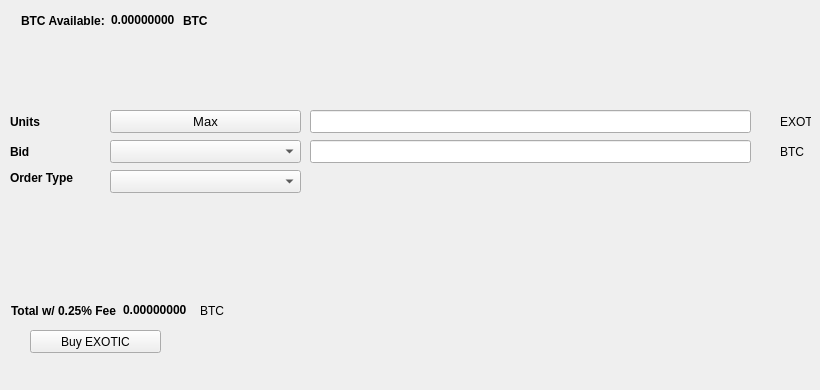
   <widget class="QWidget" name="BuyTab">
    <attribute name="title">
     <string>Buy</string>
    </attribute>
    <widget class="QPushButton" name="BuyEXOTIC">
     <property name="geometry">
      <rect>
       <x>30</x>
       <y>330</y>
       <width>131</width>
       <height>23</height>
      </rect>
     </property>
     <property name="text">
      <string>Buy EXOTIC</string>
     </property>
     <property name="icon">
      <iconset resource="../exotic.qrc">
       <normaloff>:/icons/bitcoin</normaloff>:/icons/bitcoin</iconset>
     </property>
    </widget>
    <widget class="QLabel" name="label_3">
     <property name="geometry">
      <rect>
       <x>10</x>
       <y>110</y>
       <width>46</width>
       <height>23</height>
      </rect>
     </property>
     <property name="font">
      <font>
       <weight>75</weight>
       <bold>true</bold>
      </font>
     </property>
     <property name="text">
      <string>Units</string>
     </property>
    </widget>
    <widget class="QLineEdit" name="UnitsInput">
     <property name="geometry">
      <rect>
       <x>310</x>
       <y>110</y>
       <width>441</width>
       <height>23</height>
      </rect>
     </property>
     <property name="font">
      <font>
       <pointsize>9</pointsize>
       <weight>75</weight>
       <bold>true</bold>
      </font>
     </property>
    </widget>
    <widget class="QLineEdit" name="BuyBidPriceEdit">
     <property name="geometry">
      <rect>
       <x>310</x>
       <y>140</y>
       <width>441</width>
       <height>23</height>
      </rect>
     </property>
     <property name="font">
      <font>
       <pointsize>9</pointsize>
       <weight>75</weight>
       <bold>true</bold>
      </font>
     </property>
    </widget>
    <widget class="QLabel" name="label_4">
     <property name="geometry">
      <rect>
       <x>780</x>
       <y>110</y>
       <width>31</width>
       <height>23</height>
      </rect>
     </property>
     <property name="text">
      <string>EXOTIC</string>
     </property>
    </widget>
    <widget class="QLabel" name="label_5">
     <property name="geometry">
      <rect>
       <x>780</x>
       <y>140</y>
       <width>31</width>
       <height>23</height>
      </rect>
     </property>
     <property name="text">
      <string>BTC</string>
     </property>
    </widget>
    <widget class="QLabel" name="label_6">
     <property name="geometry">
      <rect>
       <x>10</x>
       <y>140</y>
       <width>46</width>
       <height>23</height>
      </rect>
     </property>
     <property name="font">
      <font>
       <weight>75</weight>
       <bold>true</bold>
      </font>
     </property>
     <property name="text">
      <string>Bid</string>
     </property>
    </widget>
    <widget class="QLabel" name="label_7">
     <property name="geometry">
      <rect>
       <x>10</x>
       <y>170</y>
       <width>91</width>
       <height>16</height>
      </rect>
     </property>
     <property name="font">
      <font>
       <weight>75</weight>
       <bold>true</bold>
      </font>
     </property>
     <property name="text">
      <string>Order Type</string>
     </property>
    </widget>
    <widget class="QPushButton" name="Buy_Max_Amount">
     <property name="geometry">
      <rect>
       <x>110</x>
       <y>110</y>
       <width>191</width>
       <height>23</height>
      </rect>
     </property>
     <property name="font">
      <font>
       <pointsize>10</pointsize>
      </font>
     </property>
     <property name="text">
      <string>Max</string>
     </property>
    </widget>
    <widget class="QComboBox" name="BuyBidcomboBox">
     <property name="geometry">
      <rect>
       <x>110</x>
       <y>140</y>
       <width>191</width>
       <height>23</height>
      </rect>
     </property>
     <property name="font">
      <font>
       <pointsize>10</pointsize>
      </font>
     </property>
    </widget>
    <widget class="QComboBox" name="buyOrdertypeCombo">
     <property name="geometry">
      <rect>
       <x>110</x>
       <y>170</y>
       <width>191</width>
       <height>23</height>
      </rect>
     </property>
     <property name="font">
      <font>
       <pointsize>10</pointsize>
      </font>
     </property>
    </widget>
    <widget class="QWidget" name="layoutWidget1">
     <property name="geometry">
      <rect>
       <x>21</x>
       <y>11</y>
       <width>227</width>
       <height>19</height>
      </rect>
     </property>
     <layout class="QHBoxLayout" name="horizontalLayout_3">
      <item>
       <widget class="QLabel" name="label232">
        <property name="font">
         <font>
          <weight>75</weight>
          <bold>true</bold>
         </font>
        </property>
        <property name="text">
         <string>BTC Available:</string>
        </property>
       </widget>
      </item>
      <item>
       <widget class="QLabel" name="BtcAvailableLbl">
        <property name="palette">
         <palette>
          <active>
           <colorrole role="WindowText">
            <brush brushstyle="SolidPattern">
             <color alpha="255">
              <red>0</red>
              <green>0</green>
              <blue>0</blue>
             </color>
            </brush>
           </colorrole>
           <colorrole role="Button">
            <brush brushstyle="SolidPattern">
             <color alpha="255">
              <red>0</red>
              <green>170</green>
              <blue>0</blue>
             </color>
            </brush>
           </colorrole>
           <colorrole role="Light">
            <brush brushstyle="SolidPattern">
             <color alpha="255">
              <red>0</red>
              <green>255</green>
              <blue>0</blue>
             </color>
            </brush>
           </colorrole>
           <colorrole role="Midlight">
            <brush brushstyle="SolidPattern">
             <color alpha="255">
              <red>0</red>
              <green>212</green>
              <blue>0</blue>
             </color>
            </brush>
           </colorrole>
           <colorrole role="Dark">
            <brush brushstyle="SolidPattern">
             <color alpha="255">
              <red>0</red>
              <green>85</green>
              <blue>0</blue>
             </color>
            </brush>
           </colorrole>
           <colorrole role="Mid">
            <brush brushstyle="SolidPattern">
             <color alpha="255">
              <red>0</red>
              <green>113</green>
              <blue>0</blue>
             </color>
            </brush>
           </colorrole>
           <colorrole role="Text">
            <brush brushstyle="SolidPattern">
             <color alpha="255">
              <red>0</red>
              <green>170</green>
              <blue>0</blue>
             </color>
            </brush>
           </colorrole>
           <colorrole role="BrightText">
            <brush brushstyle="SolidPattern">
             <color alpha="255">
              <red>255</red>
              <green>255</green>
              <blue>255</blue>
             </color>
            </brush>
           </colorrole>
           <colorrole role="ButtonText">
            <brush brushstyle="SolidPattern">
             <color alpha="255">
              <red>0</red>
              <green>0</green>
              <blue>0</blue>
             </color>
            </brush>
           </colorrole>
           <colorrole role="Base">
            <brush brushstyle="SolidPattern">
             <color alpha="255">
              <red>255</red>
              <green>255</green>
              <blue>255</blue>
             </color>
            </brush>
           </colorrole>
           <colorrole role="Window">
            <brush brushstyle="SolidPattern">
             <color alpha="255">
              <red>0</red>
              <green>170</green>
              <blue>0</blue>
             </color>
            </brush>
           </colorrole>
           <colorrole role="Shadow">
            <brush brushstyle="SolidPattern">
             <color alpha="255">
              <red>0</red>
              <green>0</green>
              <blue>0</blue>
             </color>
            </brush>
           </colorrole>
           <colorrole role="AlternateBase">
            <brush brushstyle="SolidPattern">
             <color alpha="255">
              <red>127</red>
              <green>212</green>
              <blue>127</blue>
             </color>
            </brush>
           </colorrole>
           <colorrole role="ToolTipBase">
            <brush brushstyle="SolidPattern">
             <color alpha="255">
              <red>255</red>
              <green>255</green>
              <blue>220</blue>
             </color>
            </brush>
           </colorrole>
           <colorrole role="ToolTipText">
            <brush brushstyle="SolidPattern">
             <color alpha="255">
              <red>0</red>
              <green>0</green>
              <blue>0</blue>
             </color>
            </brush>
           </colorrole>
          </active>
          <inactive>
           <colorrole role="WindowText">
            <brush brushstyle="SolidPattern">
             <color alpha="255">
              <red>0</red>
              <green>0</green>
              <blue>0</blue>
             </color>
            </brush>
           </colorrole>
           <colorrole role="Button">
            <brush brushstyle="SolidPattern">
             <color alpha="255">
              <red>0</red>
              <green>170</green>
              <blue>0</blue>
             </color>
            </brush>
           </colorrole>
           <colorrole role="Light">
            <brush brushstyle="SolidPattern">
             <color alpha="255">
              <red>0</red>
              <green>255</green>
              <blue>0</blue>
             </color>
            </brush>
           </colorrole>
           <colorrole role="Midlight">
            <brush brushstyle="SolidPattern">
             <color alpha="255">
              <red>0</red>
              <green>212</green>
              <blue>0</blue>
             </color>
            </brush>
           </colorrole>
           <colorrole role="Dark">
            <brush brushstyle="SolidPattern">
             <color alpha="255">
              <red>0</red>
              <green>85</green>
              <blue>0</blue>
             </color>
            </brush>
           </colorrole>
           <colorrole role="Mid">
            <brush brushstyle="SolidPattern">
             <color alpha="255">
              <red>0</red>
              <green>113</green>
              <blue>0</blue>
             </color>
            </brush>
           </colorrole>
           <colorrole role="Text">
            <brush brushstyle="SolidPattern">
             <color alpha="255">
              <red>0</red>
              <green>170</green>
              <blue>0</blue>
             </color>
            </brush>
           </colorrole>
           <colorrole role="BrightText">
            <brush brushstyle="SolidPattern">
             <color alpha="255">
              <red>255</red>
              <green>255</green>
              <blue>255</blue>
             </color>
            </brush>
           </colorrole>
           <colorrole role="ButtonText">
            <brush brushstyle="SolidPattern">
             <color alpha="255">
              <red>0</red>
              <green>0</green>
              <blue>0</blue>
             </color>
            </brush>
           </colorrole>
           <colorrole role="Base">
            <brush brushstyle="SolidPattern">
             <color alpha="255">
              <red>255</red>
              <green>255</green>
              <blue>255</blue>
             </color>
            </brush>
           </colorrole>
           <colorrole role="Window">
            <brush brushstyle="SolidPattern">
             <color alpha="255">
              <red>0</red>
              <green>170</green>
              <blue>0</blue>
             </color>
            </brush>
           </colorrole>
           <colorrole role="Shadow">
            <brush brushstyle="SolidPattern">
             <color alpha="255">
              <red>0</red>
              <green>0</green>
              <blue>0</blue>
             </color>
            </brush>
           </colorrole>
           <colorrole role="AlternateBase">
            <brush brushstyle="SolidPattern">
             <color alpha="255">
              <red>127</red>
              <green>212</green>
              <blue>127</blue>
             </color>
            </brush>
           </colorrole>
           <colorrole role="ToolTipBase">
            <brush brushstyle="SolidPattern">
             <color alpha="255">
              <red>255</red>
              <green>255</green>
              <blue>220</blue>
             </color>
            </brush>
           </colorrole>
           <colorrole role="ToolTipText">
            <brush brushstyle="SolidPattern">
             <color alpha="255">
              <red>0</red>
              <green>0</green>
              <blue>0</blue>
             </color>
            </brush>
           </colorrole>
          </inactive>
          <disabled>
           <colorrole role="WindowText">
            <brush brushstyle="SolidPattern">
             <color alpha="255">
              <red>0</red>
              <green>85</green>
              <blue>0</blue>
             </color>
            </brush>
           </colorrole>
           <colorrole role="Button">
            <brush brushstyle="SolidPattern">
             <color alpha="255">
              <red>0</red>
              <green>170</green>
              <blue>0</blue>
             </color>
            </brush>
           </colorrole>
           <colorrole role="Light">
            <brush brushstyle="SolidPattern">
             <color alpha="255">
              <red>0</red>
              <green>255</green>
              <blue>0</blue>
             </color>
            </brush>
           </colorrole>
           <colorrole role="Midlight">
            <brush brushstyle="SolidPattern">
             <color alpha="255">
              <red>0</red>
              <green>212</green>
              <blue>0</blue>
             </color>
            </brush>
           </colorrole>
           <colorrole role="Dark">
            <brush brushstyle="SolidPattern">
             <color alpha="255">
              <red>0</red>
              <green>85</green>
              <blue>0</blue>
             </color>
            </brush>
           </colorrole>
           <colorrole role="Mid">
            <brush brushstyle="SolidPattern">
             <color alpha="255">
              <red>0</red>
              <green>113</green>
              <blue>0</blue>
             </color>
            </brush>
           </colorrole>
           <colorrole role="Text">
            <brush brushstyle="SolidPattern">
             <color alpha="255">
              <red>0</red>
              <green>85</green>
              <blue>0</blue>
             </color>
            </brush>
           </colorrole>
           <colorrole role="BrightText">
            <brush brushstyle="SolidPattern">
             <color alpha="255">
              <red>255</red>
              <green>255</green>
              <blue>255</blue>
             </color>
            </brush>
           </colorrole>
           <colorrole role="ButtonText">
            <brush brushstyle="SolidPattern">
             <color alpha="255">
              <red>0</red>
              <green>85</green>
              <blue>0</blue>
             </color>
            </brush>
           </colorrole>
           <colorrole role="Base">
            <brush brushstyle="SolidPattern">
             <color alpha="255">
              <red>0</red>
              <green>170</green>
              <blue>0</blue>
             </color>
            </brush>
           </colorrole>
           <colorrole role="Window">
            <brush brushstyle="SolidPattern">
             <color alpha="255">
              <red>0</red>
              <green>170</green>
              <blue>0</blue>
             </color>
            </brush>
           </colorrole>
           <colorrole role="Shadow">
            <brush brushstyle="SolidPattern">
             <color alpha="255">
              <red>0</red>
              <green>0</green>
              <blue>0</blue>
             </color>
            </brush>
           </colorrole>
           <colorrole role="AlternateBase">
            <brush brushstyle="SolidPattern">
             <color alpha="255">
              <red>0</red>
              <green>170</green>
              <blue>0</blue>
             </color>
            </brush>
           </colorrole>
           <colorrole role="ToolTipBase">
            <brush brushstyle="SolidPattern">
             <color alpha="255">
              <red>255</red>
              <green>255</green>
              <blue>220</blue>
             </color>
            </brush>
           </colorrole>
           <colorrole role="ToolTipText">
            <brush brushstyle="SolidPattern">
             <color alpha="255">
              <red>0</red>
              <green>0</green>
              <blue>0</blue>
             </color>
            </brush>
           </colorrole>
          </disabled>
         </palette>
        </property>
        <property name="font">
         <font>
          <weight>75</weight>
          <bold>true</bold>
         </font>
        </property>
        <property name="text">
         <string>0.00000000</string>
        </property>
        <property name="textInteractionFlags">
         <set>Qt::LinksAccessibleByMouse|Qt::TextSelectableByKeyboard|Qt::TextSelectableByMouse</set>
        </property>
       </widget>
      </item>
      <item>
       <widget class="QLabel" name="BtcAvailableLbl_2">
        <property name="font">
         <font>
          <weight>75</weight>
          <bold>true</bold>
         </font>
        </property>
        <property name="text">
         <string>BTC</string>
        </property>
       </widget>
      </item>
     </layout>
    </widget>
    <widget class="QWidget" name="layoutWidge2">
     <property name="geometry">
      <rect>
       <x>11</x>
       <y>301</y>
       <width>259</width>
       <height>19</height>
      </rect>
     </property>
     <layout class="QHBoxLayout" name="horizontalLayout_4">
      <item>
       <widget class="QLabel" name="label_9">
        <property name="font">
         <font>
          <weight>75</weight>
          <bold>true</bold>
         </font>
        </property>
        <property name="text">
         <string>Total w/ 0.25% Fee</string>
        </property>
       </widget>
      </item>
      <item>
       <widget class="QLabel" name="BuyCostLabel">
        <property name="palette">
         <palette>
          <active>
           <colorrole role="WindowText">
            <brush brushstyle="SolidPattern">
             <color alpha="255">
              <red>0</red>
              <green>0</green>
              <blue>0</blue>
             </color>
            </brush>
           </colorrole>
           <colorrole role="Button">
            <brush brushstyle="SolidPattern">
             <color alpha="255">
              <red>0</red>
              <green>170</green>
              <blue>0</blue>
             </color>
            </brush>
           </colorrole>
           <colorrole role="Light">
            <brush brushstyle="SolidPattern">
             <color alpha="255">
              <red>0</red>
              <green>255</green>
              <blue>0</blue>
             </color>
            </brush>
           </colorrole>
           <colorrole role="Midlight">
            <brush brushstyle="SolidPattern">
             <color alpha="255">
              <red>0</red>
              <green>212</green>
              <blue>0</blue>
             </color>
            </brush>
           </colorrole>
           <colorrole role="Dark">
            <brush brushstyle="SolidPattern">
             <color alpha="255">
              <red>0</red>
              <green>85</green>
              <blue>0</blue>
             </color>
            </brush>
           </colorrole>
           <colorrole role="Mid">
            <brush brushstyle="SolidPattern">
             <color alpha="255">
              <red>0</red>
              <green>113</green>
              <blue>0</blue>
             </color>
            </brush>
           </colorrole>
           <colorrole role="Text">
            <brush brushstyle="SolidPattern">
             <color alpha="255">
              <red>0</red>
              <green>170</green>
              <blue>0</blue>
             </color>
            </brush>
           </colorrole>
           <colorrole role="BrightText">
            <brush brushstyle="SolidPattern">
             <color alpha="255">
              <red>255</red>
              <green>255</green>
              <blue>255</blue>
             </color>
            </brush>
           </colorrole>
           <colorrole role="ButtonText">
            <brush brushstyle="SolidPattern">
             <color alpha="255">
              <red>0</red>
              <green>0</green>
              <blue>0</blue>
             </color>
            </brush>
           </colorrole>
           <colorrole role="Base">
            <brush brushstyle="SolidPattern">
             <color alpha="255">
              <red>255</red>
              <green>255</green>
              <blue>255</blue>
             </color>
            </brush>
           </colorrole>
           <colorrole role="Window">
            <brush brushstyle="SolidPattern">
             <color alpha="255">
              <red>0</red>
              <green>170</green>
              <blue>0</blue>
             </color>
            </brush>
           </colorrole>
           <colorrole role="Shadow">
            <brush brushstyle="SolidPattern">
             <color alpha="255">
              <red>0</red>
              <green>0</green>
              <blue>0</blue>
             </color>
            </brush>
           </colorrole>
           <colorrole role="AlternateBase">
            <brush brushstyle="SolidPattern">
             <color alpha="255">
              <red>127</red>
              <green>212</green>
              <blue>127</blue>
             </color>
            </brush>
           </colorrole>
           <colorrole role="ToolTipBase">
            <brush brushstyle="SolidPattern">
             <color alpha="255">
              <red>255</red>
              <green>255</green>
              <blue>220</blue>
             </color>
            </brush>
           </colorrole>
           <colorrole role="ToolTipText">
            <brush brushstyle="SolidPattern">
             <color alpha="255">
              <red>0</red>
              <green>0</green>
              <blue>0</blue>
             </color>
            </brush>
           </colorrole>
          </active>
          <inactive>
           <colorrole role="WindowText">
            <brush brushstyle="SolidPattern">
             <color alpha="255">
              <red>0</red>
              <green>0</green>
              <blue>0</blue>
             </color>
            </brush>
           </colorrole>
           <colorrole role="Button">
            <brush brushstyle="SolidPattern">
             <color alpha="255">
              <red>0</red>
              <green>170</green>
              <blue>0</blue>
             </color>
            </brush>
           </colorrole>
           <colorrole role="Light">
            <brush brushstyle="SolidPattern">
             <color alpha="255">
              <red>0</red>
              <green>255</green>
              <blue>0</blue>
             </color>
            </brush>
           </colorrole>
           <colorrole role="Midlight">
            <brush brushstyle="SolidPattern">
             <color alpha="255">
              <red>0</red>
              <green>212</green>
              <blue>0</blue>
             </color>
            </brush>
           </colorrole>
           <colorrole role="Dark">
            <brush brushstyle="SolidPattern">
             <color alpha="255">
              <red>0</red>
              <green>85</green>
              <blue>0</blue>
             </color>
            </brush>
           </colorrole>
           <colorrole role="Mid">
            <brush brushstyle="SolidPattern">
             <color alpha="255">
              <red>0</red>
              <green>113</green>
              <blue>0</blue>
             </color>
            </brush>
           </colorrole>
           <colorrole role="Text">
            <brush brushstyle="SolidPattern">
             <color alpha="255">
              <red>0</red>
              <green>170</green>
              <blue>0</blue>
             </color>
            </brush>
           </colorrole>
           <colorrole role="BrightText">
            <brush brushstyle="SolidPattern">
             <color alpha="255">
              <red>255</red>
              <green>255</green>
              <blue>255</blue>
             </color>
            </brush>
           </colorrole>
           <colorrole role="ButtonText">
            <brush brushstyle="SolidPattern">
             <color alpha="255">
              <red>0</red>
              <green>0</green>
              <blue>0</blue>
             </color>
            </brush>
           </colorrole>
           <colorrole role="Base">
            <brush brushstyle="SolidPattern">
             <color alpha="255">
              <red>255</red>
              <green>255</green>
              <blue>255</blue>
             </color>
            </brush>
           </colorrole>
           <colorrole role="Window">
            <brush brushstyle="SolidPattern">
             <color alpha="255">
              <red>0</red>
              <green>170</green>
              <blue>0</blue>
             </color>
            </brush>
           </colorrole>
           <colorrole role="Shadow">
            <brush brushstyle="SolidPattern">
             <color alpha="255">
              <red>0</red>
              <green>0</green>
              <blue>0</blue>
             </color>
            </brush>
           </colorrole>
           <colorrole role="AlternateBase">
            <brush brushstyle="SolidPattern">
             <color alpha="255">
              <red>127</red>
              <green>212</green>
              <blue>127</blue>
             </color>
            </brush>
           </colorrole>
           <colorrole role="ToolTipBase">
            <brush brushstyle="SolidPattern">
             <color alpha="255">
              <red>255</red>
              <green>255</green>
              <blue>220</blue>
             </color>
            </brush>
           </colorrole>
           <colorrole role="ToolTipText">
            <brush brushstyle="SolidPattern">
             <color alpha="255">
              <red>0</red>
              <green>0</green>
              <blue>0</blue>
             </color>
            </brush>
           </colorrole>
          </inactive>
          <disabled>
           <colorrole role="WindowText">
            <brush brushstyle="SolidPattern">
             <color alpha="255">
              <red>0</red>
              <green>85</green>
              <blue>0</blue>
             </color>
            </brush>
           </colorrole>
           <colorrole role="Button">
            <brush brushstyle="SolidPattern">
             <color alpha="255">
              <red>0</red>
              <green>170</green>
              <blue>0</blue>
             </color>
            </brush>
           </colorrole>
           <colorrole role="Light">
            <brush brushstyle="SolidPattern">
             <color alpha="255">
              <red>0</red>
              <green>255</green>
              <blue>0</blue>
             </color>
            </brush>
           </colorrole>
           <colorrole role="Midlight">
            <brush brushstyle="SolidPattern">
             <color alpha="255">
              <red>0</red>
              <green>212</green>
              <blue>0</blue>
             </color>
            </brush>
           </colorrole>
           <colorrole role="Dark">
            <brush brushstyle="SolidPattern">
             <color alpha="255">
              <red>0</red>
              <green>85</green>
              <blue>0</blue>
             </color>
            </brush>
           </colorrole>
           <colorrole role="Mid">
            <brush brushstyle="SolidPattern">
             <color alpha="255">
              <red>0</red>
              <green>113</green>
              <blue>0</blue>
             </color>
            </brush>
           </colorrole>
           <colorrole role="Text">
            <brush brushstyle="SolidPattern">
             <color alpha="255">
              <red>0</red>
              <green>85</green>
              <blue>0</blue>
             </color>
            </brush>
           </colorrole>
           <colorrole role="BrightText">
            <brush brushstyle="SolidPattern">
             <color alpha="255">
              <red>255</red>
              <green>255</green>
              <blue>255</blue>
             </color>
            </brush>
           </colorrole>
           <colorrole role="ButtonText">
            <brush brushstyle="SolidPattern">
             <color alpha="255">
              <red>0</red>
              <green>85</green>
              <blue>0</blue>
             </color>
            </brush>
           </colorrole>
           <colorrole role="Base">
            <brush brushstyle="SolidPattern">
             <color alpha="255">
              <red>0</red>
              <green>170</green>
              <blue>0</blue>
             </color>
            </brush>
           </colorrole>
           <colorrole role="Window">
            <brush brushstyle="SolidPattern">
             <color alpha="255">
              <red>0</red>
              <green>170</green>
              <blue>0</blue>
             </color>
            </brush>
           </colorrole>
           <colorrole role="Shadow">
            <brush brushstyle="SolidPattern">
             <color alpha="255">
              <red>0</red>
              <green>0</green>
              <blue>0</blue>
             </color>
            </brush>
           </colorrole>
           <colorrole role="AlternateBase">
            <brush brushstyle="SolidPattern">
             <color alpha="255">
              <red>0</red>
              <green>170</green>
              <blue>0</blue>
             </color>
            </brush>
           </colorrole>
           <colorrole role="ToolTipBase">
            <brush brushstyle="SolidPattern">
             <color alpha="255">
              <red>255</red>
              <green>255</green>
              <blue>220</blue>
             </color>
            </brush>
           </colorrole>
           <colorrole role="ToolTipText">
            <brush brushstyle="SolidPattern">
             <color alpha="255">
              <red>0</red>
              <green>0</green>
              <blue>0</blue>
             </color>
            </brush>
           </colorrole>
          </disabled>
         </palette>
        </property>
        <property name="font">
         <font>
          <weight>75</weight>
          <bold>true</bold>
         </font>
        </property>
        <property name="autoFillBackground">
         <bool>false</bool>
        </property>
        <property name="text">
         <string>0.00000000</string>
        </property>
        <property name="textInteractionFlags">
         <set>Qt::LinksAccessibleByMouse|Qt::TextSelectableByMouse</set>
        </property>
       </widget>
      </item>
      <item>
       <widget class="QLabel" name="label_10">
        <property name="font">
         <font>
          <weight>50</weight>
          <bold>false</bold>
         </font>
        </property>
        <property name="text">
         <string>BTC</string>
        </property>
       </widget>
      </item>
     </layout>
    </widget>
    <widget class="QLabel" name="label_24">
     <property name="geometry">
      <rect>
       <x>460</x>
       <y>300</y>
       <width>281</width>
       <height>81</height>
      </rect>
     </property>
     <property name="text">
      <string/>
     </property>
     <property name="pixmap">
      <pixmap>:/images/bittrex</pixmap>
     </property>
    </widget>
   </widget>
